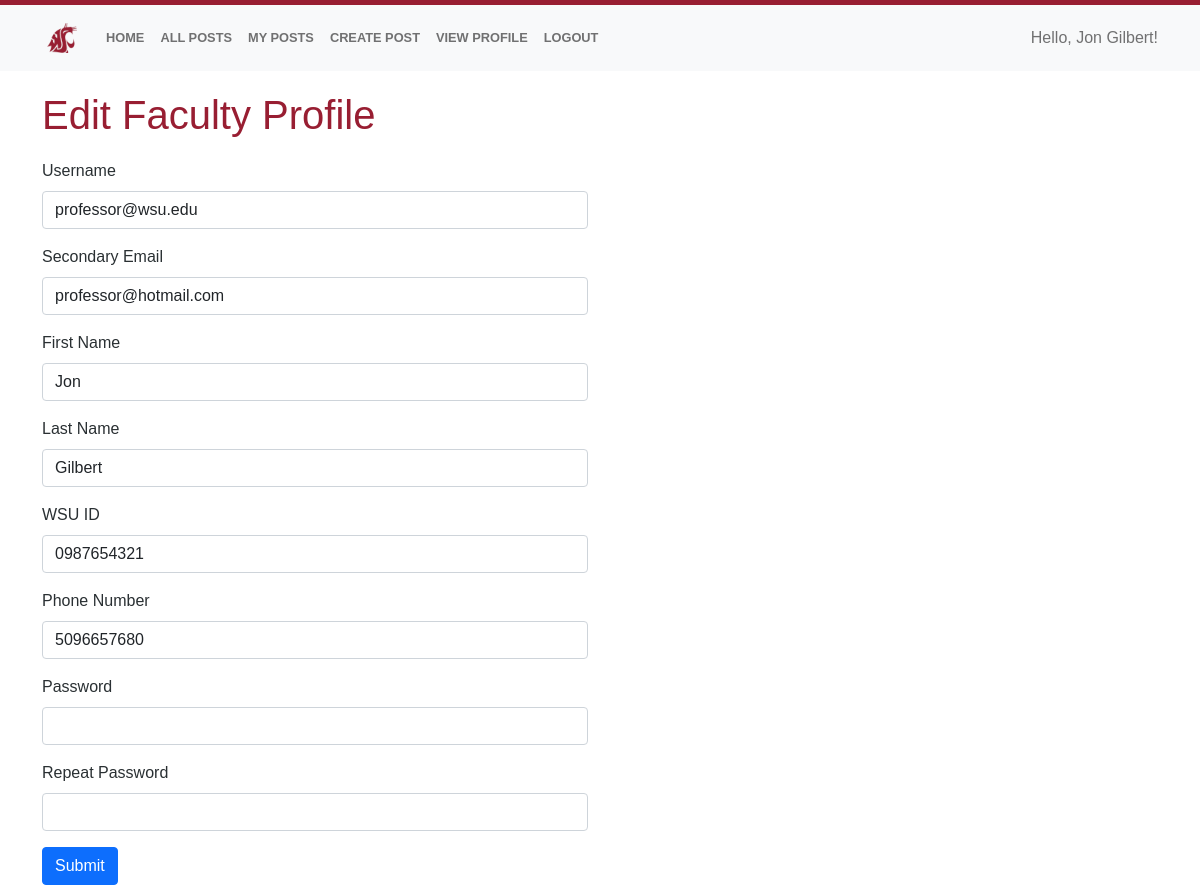
/editprofile/1 (signed in), run on the app's committed database.
### app/Model/models.py (models this page shows, shortened)
class User(UserMixin, db.Model):
    __tablename__ = 'user'
    id = db.Column(db.Integer, primary_key=True)
    username = db.Column(db.String(64), unique=True)
    name = db.Column(db.String(30))
    last_name = db.Column(db.String(30))
    wsu_id = db.Column(db.String(30), unique=True)
    email = db.Column(db.String(120), unique=True)
    phone = db.Column(db.String(15))
    password_hash = db.Column(db.String(128))
    role = db.Column(db.String(20))
    __mapper_args__ = {
        'polymorphic_identity':'user',
        'polymorphic_on':role
    }
    def is_professor(self):
        return self.role == 'professor'

### app/Controller/auth_routes.py (the view, shortened to what this page needs)
@bp_auth.route("/editprofile/<user_id>", methods=['GET', 'POST'])
def editprofile(user_id):
    if (current_user.id != int(user_id)):
        flash("You are not authorized to view this page")
        return redirect(url_for('routes.index'))
    if current_user.is_professor():
        form = FacultyRegistrationForm()
        user = current_user
        if request.method == 'POST':
            user.username=form.username.data
            user.email=form.email.data
            user.name=form.name.data
            user.last_name=form.last_name.data
            user.wsu_id=form.wsu_id.data
            user.phone=form.phone.data
            db.session.add(user)
            db.session.commit()
            flash("Your changes have been saved")
            return redirect(url_for('routes.index'))
        elif request.method == 'GET':
            form.username.data = user.username
            form.email.data = user.email
            form.name.data = user.name
            form.last_name.data = user.last_name
            form.wsu_id.data = user.wsu_id
            form.phone.data = user.phone
        else:
            pass
        return render_template('edit_professor_prof.html', title= 'Edit Profile', form=form)

### app/Controller/auth_forms.py (shortened to what this page needs)
class FacultyRegistrationForm(FlaskForm):
    username = StringField('Username', validators=[DataRequired(), Email()])
    name = StringField('First Name', validators=[DataRequired()])
    last_name = StringField('Last Name', validators=[DataRequired()])
    wsu_id = StringField('WSU ID', validators=[DataRequired()])
    email = StringField('Secondary Email', validators=[DataRequired(), Email()])
    phone = StringField('Phone Number')
    password = PasswordField('Password', validators=[DataRequired()])
    password2 = PasswordField('Repeat Password', validators=[DataRequired(), EqualTo('password')])
    submit = SubmitField('Submit')

### app/Model/models.py (called while the page is built)
@login.user_loader
def user_loader(id):
    return User.query.get(int(id))

### app/View/templates/edit_professor_prof.html (shortened to what this page needs)
{% extends "base.html" %}
{% from "_formhelpers.html" import render_field %}
{% block content %}
    <div>
        <h2>Edit Faculty Profile</h2>
        <form method="POST">
            <div class="row">
                <div class="col-6">
                    {{ render_field(form.username, class="form-control") }}
                    {{ render_field(form.email, class="form-control") }}
                    {{ render_field(form.name, class="form-control") }}
                    {{ render_field(form.last_name, class="form-control") }}
                    {{ render_field(form.wsu_id, class="form-control") }}
                    {{ render_field(form.phone, class="form-control") }}
                    {{ render_field(form.password, class="form-control") }}
                    {{ render_field(form.password2, class="form-control") }}
                </div>
            </div>
            {{ form.submit(class="btn btn-primary") }}
        </form>
    </div>
{% endblock %}

### app/View/templates/base.html (shortened to what this page needs)
<!DOCTYPE html>
<html lang="en">
    <head>
        <link href="https://cdn.jsdelivr.net/npm/bootstrap@5.1.3/dist/css/bootstrap.min.css" rel="stylesheet" />
        <link rel="stylesheet" href="{{ url_for('static', filename='css/main.css') }}" />
    </head>
   <body>
    <nav class="navbar navbar-expand-lg navbar-light bg-light">
        <div class="container">
            <a class="navbar-brand" href="/">
                <img src="/static/img/navbar-logo.png" alt="" height="40" class="navbar-logo">
              </a>
            <div class="collapse navbar-collapse" id="navbarSupportedContent">
                <ul class="navbar-nav me-auto mb-2 mb-lg-0">
                    <li class="nav-item">
                        <a class="nav-link {{'active' if request.url_rule.endpoint == 'routes.index'}}" aria-current="page" href="{{url_for('routes.index')}}">Home</a>
                    </li>
                    <li class="nav-item">
                        <a class="nav-link {{'active' if request.url_rule.endpoint == 'routes.open_posts'}}" href="{{url_for('routes.open_posts')}}">All Posts</a>
                    </li>
                    {% if not current_user.is_anonymous %}
                        {% if current_user.is_professor() %}
                        <li class="nav-item">
                            <a class="nav-link {{'active' if request.url_rule.endpoint == 'routes.my_posts'}}" href="{{url_for('routes.my_posts')}}">My Posts</a>
                        </li>
                        <li class="nav-item">
                            <a class="nav-link {{'active' if request.url_rule.endpoint == 'routes.new_post'}}" href="{{url_for('routes.new_post')}}">Create Post</a>
                        </li>
                        <li class="nav-item">
                            <a class="nav-link {{'active' if request.url_rule.endpoint == 'routes.view_prof'}}" href="{{url_for('routes.view_prof', user_id = current_user.id)}}">View Profile</a>
                        </li>
                        {% else %}
                        <li class="nav-item">
                            <a class="nav-link {{'active' if request.url_rule.endpoint == 'routes.view_prof'}}" href="{{url_for('routes.view_prof', user_id = current_user.id)}}">View Profile</a>
                        </li>
                        {% endif %}
                        <li class="nav-item">
                            <a class="nav-link" href="{{url_for('auth.logout')}}">Logout</a>
                        </li>
                    {% endif %}
                </ul>
            <div class="d-flex">
                {% if current_user.is_anonymous %}
                    <ul class="navbar-nav me-auto mb-2 mb-lg-0">
                        <li class="nav-item"><a class="nav-link {{'active' if request.url_rule.endpoint == 'auth.login'}}" href="{{url_for('auth.login')}}">Login</a></li>
                        <li class="nav-item"><a class="nav-link {{'active' if request.url_rule.endpoint == 'auth.register'}}" href="{{url_for('auth.register')}}">Registration</a></li>
                    </ul>
                {% else %}
                    <span class="navbar-text">
                        Hello, {{current_user.name}} {{current_user.last_name}}!
                    </span>
                {% endif %}
            </div>
            </div>
        </div>
    </nav>
    <main class="container">
        {% block content %} {% endblock %}
    </main>
   </body>
</html>

### app/View/templates/_formhelpers.html (shortened to what this page needs)
{% macro render_field(field, class="") %}
<div class="mb-3">
  {{ field.label(class="form-label") }}
  {{ field(class=class + (" is-invalid" if field.errors else ""), **kwargs) | safe }}
</div>
{% endmacro %}

### app/View/static/css/main.css (style rules this page uses)
body { font-family: Proxima-Nova, "Lucida Grande", "Lucida Sans Unicode", "Lucida Sans", Geneva, Verdana, sans-serif; font-weight: 400; background-color: #fff; color: #2a3033; }
nav { border-top: 5px solid #981e32; }
nav .navbar-logo { padding: 5px; }
h2 { font-size: 2.5rem; color: #981e32; margin: .5em 0; font-weight: 300; }
nav a { background: none; border: none; font-family: Proxima-Nova, "Lucida Grande", "Lucida Sans Unicode", "Lucida Sans", Geneva, Verdana, sans-serif; font-size: .8rem; font-weight: 700; text-align: left; text-transform: uppercase; text-decoration: none; color: #3b4042; }

### data on the page
User: name "Jon", last_name "Gilbert", username "professor@wsu.edu", email "professor@hotmail.com", wsu_id "0987654321", phone "5096657680"

### other printed values
{{ field.label(class="form-label") }} "Username Secondary Email First Name Last Name WSU ID Phone Number Password Repeat Password"
